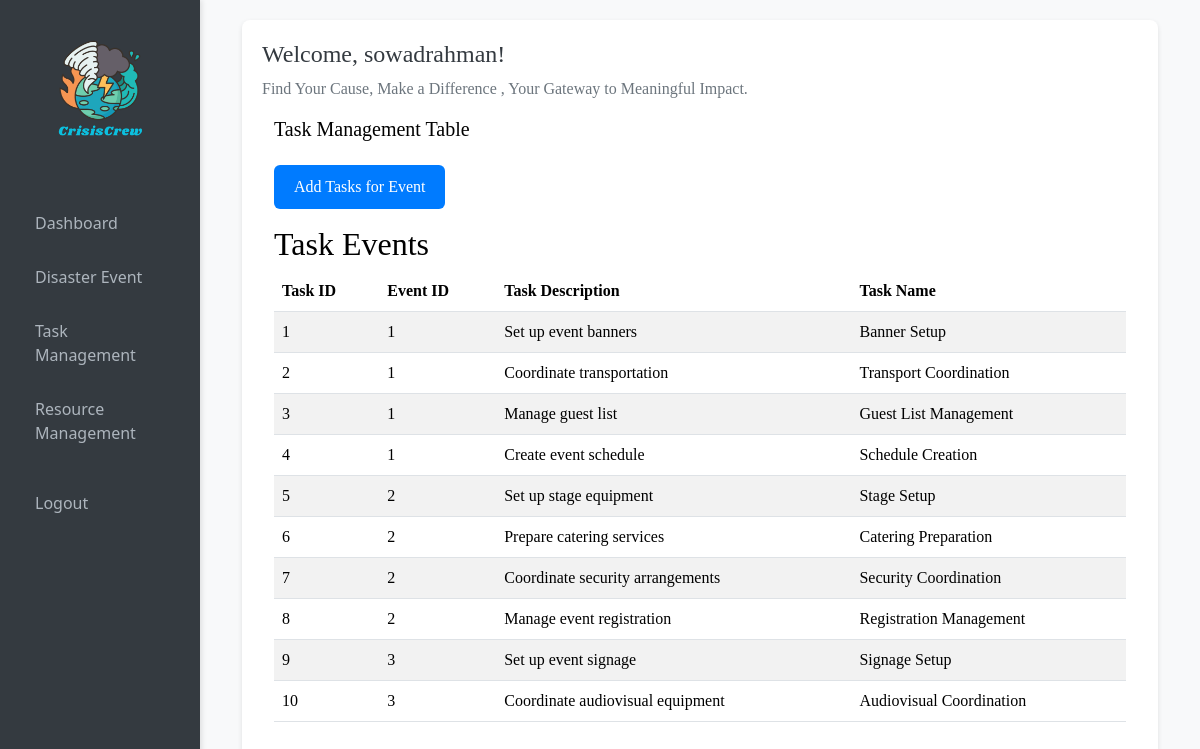
The app's page /task_management.php (signed in) with its own data.
### tables this page shows
CREATE TABLE `task_event` (
    `task_id` INT AUTO_INCREMENT PRIMARY KEY,
    `event_id` INT,
    `task_description` TEXT,
    `name` VARCHAR(255),
    FOREIGN KEY (`event_id`) REFERENCES `event`(`event_id`)
);

### task_management.php (the view, shortened to what this page needs)
<!DOCTYPE html>
<html lang="en">
  <head>
    <link
      rel="stylesheet"
      href="https://cdn.jsdelivr.net/npm/bootstrap/dist/css/bootstrap.min.css"
    />
    <link rel="stylesheet" href="css/style.css" />
  </head>
  <body>
  <div class="container-fluid">
      <div class="row">
        <nav class="col-12 col-md-3 col-lg-2 sidebar">
          <a href="index.php">
            <img src="images/CrisisCrew.png" alt="logo" class="img-fluid" />
          </a>
          <div class="list-group mt-3">
            <a href="admin_dashboard.php">Dashboard</a>
            <a href="disaster_event.php">Disaster Event</a>
            <a href="task_management.php">Task Management</a>
            <a href="resource_management.php">Resource Management</a>
          </div>
          <footer class="mt-3">
            <a href="index.php" style="color: #adb5bd">Logout</a>
          </footer>
        </nav>
        <div class="col-lg-10 col-md-9 col-12">
          <div class="welcome-message">
            <h4 style="color: #343a40">Welcome, <?php echo htmlspecialchars($_SESSION['username']); ?>!</h4>
            <p style="color: #6c757d">
            Find Your Cause, Make a Difference , Your Gateway to Meaningful Impact.
            </p>
            <div class="container">
                <h5 class="text-left mb-4">Task Management Table</h5>
                <a href="add_task.php" class="btn btn-primary mb-3">Add Tasks for Event</a>
                <div class="table-responsive">
                <?php
                $servername = "localhost";
                $dbUsername = "sowadrahman";
                $dbPassword = "kikhobor";
                $dbname = "crisiscrew20";
                $conn = new mysqli($servername, $dbUsername, $dbPassword, $dbname);
                $sql = "SELECT task_id, event_id, task_description, name FROM task_event";
                $result = $conn->query($sql);
                if ($result->num_rows > 0) {
                    echo '<h2>Task Events</h2>';
                    echo '<div class="table-responsive">';
                    echo '<table class="table table-striped">';
                    echo '<thead>';
                    echo '<tr>';
                    echo '<th>Task ID</th>';
                    echo '<th>Event ID</th>';
                    echo '<th>Task Description</th>';
                    echo '<th>Task Name</th>';
                    echo '</tr>';
                    echo '</thead>';
                    echo '<tbody>';
                    while ($row = $result->fetch_assoc()) {
                        echo '<tr>';
                        echo '<td>' . $row['task_id'] . '</td>';
                        echo '<td>' . $row['event_id'] . '</td>';
                        echo '<td>' . $row['task_description'] . '</td>';
                        echo '<td>' . $row['name'] . '</td>';
                        echo '</tr>';
                    }
                    echo '</tbody>';
                    echo '</table>';
                    echo '</div>';
                } else {
                    echo '<p>No task events found.</p>';
                }
                ?>
</div>
              </div>
  </body>
</html>

### css/style.css (style rules this page uses)
.btn-primary { background-color: #007bff; color: #fff; border: none; padding: 10px 20px; cursor: pointer; }
.sidebar { background-color: #1f1c3b; padding: 20px; color: aliceblue; }
.sidebar a { color: aliceblue; text-decoration: none; background-color: transparent; transition: background-color 0.3s ease, color 0.3s ease; padding: 15px; display: block; }
.welcome-message { color: black; font-family: "Google Sans"; margin: 30px; padding: 30px; }

### task_management.php (style rules this page uses)
body { background-color: #f8f9fa; }
.sidebar { background-color: #343a40; color: #dee2e6; box-shadow: 2px 0 5px rgba(0, 0, 0, 0.1); }
.list-group a { color: #adb5bd; }
.welcome-message { background-color: #ffffff; padding: 20px; border-radius: 8px; box-shadow: 0 2px 5px rgba(0, 0, 0, 0.1); margin-top: 20px; }
.welcome-message h4 { color: #343a40; }
.welcome-message p { color: #6c757d; }

### records on screen
task_event: task_id "1", event "1", task_description "Set up event banners", name "Banner Setup"
task_event: task_id "2", event "1", task_description "Coordinate transportation", name "Transport Coordination"
task_event: task_id "3", event "1", task_description "Manage guest list", name "Guest List Management"
task_event: task_id "4", event "1", task_description "Create event schedule", name "Schedule Creation"
task_event: task_id "5", event "2", task_description "Set up stage equipment", name "Stage Setup"
task_event: task_id "6", event "2", task_description "Prepare catering services", name "Catering Preparation"
task_event: task_id "7", event "2", task_description "Coordinate security arrangements", name "Security Coordination"
task_event: task_id "8", event "2", task_description "Manage event registration", name "Registration Management"
task_event: task_id "9", event "3", task_description "Set up event signage", name "Signage Setup"
task_event: task_id "10", event "3", task_description "Coordinate audiovisual equipment", name "Audiovisual Coordination"

### other values on screen
$_SESSION['username'] "sowadrahman"
